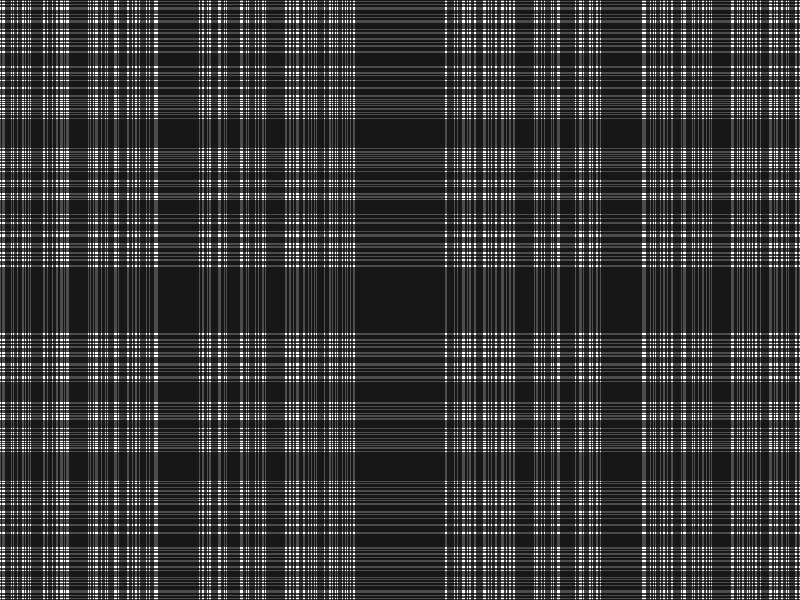

Recreate this plot in R.
w = 50
r = 0.6666666666 # <sqrt(2)/2
b = (1-2*r^2)*w
h = w*r

colbg = "white"
col1 = rgb(0,0,0,0.7)
col2 = rgb(0,0,0,0.7)
depth = 10

pdf("fracflag2.pdf",w,h)
par(mar=c(0,0,0,0), xaxs='i', yaxs='i')
plot(0,0,"n",xlim=c(0,w),ylim=c(0,h),axes=F,ann=F)
polygon(c(0,0,w,w),c(0,h,h,0),col=colbg,border = F)
x1 = w/2-b/2
x2 = w/2+b/2
xlist = list(c(0,x1),
             c(x2,w))
polygon(c(x1,x1,x2,x2),c(0,h,h,0),col=col1,border = F)
y1 = h/2-b*r/2
y2 = h/2+b*r/2
ylist = list(c(0,y1),
             c(y2,h))
polygon(c(0,0,w,w),c(y1,y2,y2,y1),col=col2,border = F)

nxl = list()
deg = 2
for(i in 1:length(xlist)){
    xmid = mean(xlist[[i]])
    x1 = xmid-b*r^deg/2
    x2 = xmid+b*r^deg/2
    nxl[[2*i-1]] = sort(c(xlist[[i]][1],x1))
    nxl[[2*i]] = sort(c(xlist[[i]][2],x2))
    polygon(c(x1,x1,x2,x2),c(0,h,h,0),col=col1,border = F)
}
xlist = nxl

nyl = list()
deg = 3
for(i in 1:length(ylist)){
    ymid = mean(ylist[[i]])
    y1 = ymid-b*r^deg/2
    y2 = ymid+b*r^deg/2
    nyl[[2*i-1]] = sort(c(ylist[[i]][1],y1))
    nyl[[2*i]] = sort(c(ylist[[i]][2],y2))
    polygon(c(0,0,w,w),c(y1,y2,y2,y1),col=col2,border = F)
}
ylist = nyl

for(jj in 1:depth){
    nxl = list()
    deg = jj*2+2
    for(i in 1:length(xlist)){
        xmid = mean(xlist[[i]])
        x1 = xmid-b*r^deg/2
        x2 = xmid+b*r^deg/2
        nxl[[2*i-1]] = sort(c(xlist[[i]][1],x1))
        nxl[[2*i]] = sort(c(xlist[[i]][2],x2))
        polygon(c(x1,x1,x2,x2),c(0,h,h,0),col=col1,border = F)
    }
    xlist = nxl
    
    nyl = list()
    deg = jj*2+3
    for(i in 1:length(ylist)){
        ymid = mean(ylist[[i]])
        y1 = ymid-b*r^deg/2
        y2 = ymid+b*r^deg/2
        nyl[[2*i-1]] = sort(c(ylist[[i]][1],y1))
        nyl[[2*i]] = sort(c(ylist[[i]][2],y2))
        polygon(c(0,0,w,w),c(y1,y2,y2,y1),col=col2,border = F)
    }
    ylist = nyl
}


dev.off()

print(1-2*r^2)
